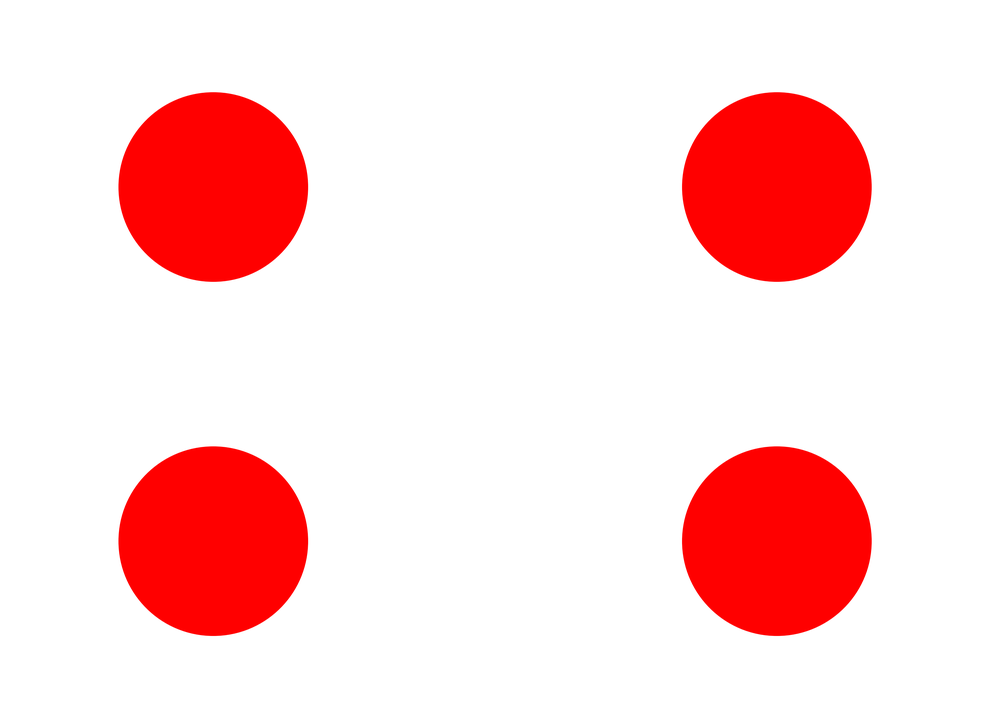
//> input picture marker.PNG, 999 x 706 px, shrunk from 3508 x 2480 before the run, given in place of static2.mov, which was not available
$ ./static_test_1   (built with g++ and OpenCV 4)
//> lines starting //> are read from the running program, lines starting //| are printed output that depends on the picture; after the words box and inside, x2 and y2 are one past the last pixel; in counts of white or black regions, pixels touching at a corner belong together; pictures that were not available may be replaced by others from this repository, and a replacement may not be noted
#include <iostream>
#include <algorithm>
#include <opencv2/opencv.hpp>
#include <cmath>

using namespace std;
using namespace cv;

Rect *ROI = new Rect [4];
void proc(Mat &binary, Rect &rect1, Rect &rect2, Rect &rect3, Rect &rect4);

int main() {
    Point center_pre(0, 0), center_cur;
    double realDist = 0;
    double totalDist = 0;
    Mat centerVectTarget_pre = (Mat_<double>(3, 1) << 0, 0, 1);
    Point *circle_pre = new Point [4];
    Point *circle_cur = new Point[4];
    for (int i = 0; i <= 3; i++)
        circle_pre[i].x = circle_pre[i].y = 0;
    Mat srcFrame, dstFrame, mask, mask1, mask2;
    // Mat kernel_open = getStructuringElement(MORPH_RECT, Size(3, 3), Point(-1, -1));
    // Mat kernel_dilate = getStructuringElement(MORPH_RECT, Size(5, 5), Point(-1, -1));
    VideoCapture cap("/Users/chenxuan/Downloads/OpenCV_Proj/static2.mov");
    if (!cap.isOpened()) {
        cout << "Capture failed!" << endl;
    }
    // cap.set(CAP_PROP_FRAME_WIDTH, 640);
    // cap.set(CAP_PROP_FRAME_HEIGHT, 480);
    int count = 0;
    Mat homoMat, invertMat;
    while (cap.read(srcFrame)) {
//> srcFrame is the input picture: 706 rows x 999 cols, CV_8UC3; mean B, G, R 214.2, 214.2, 255
        count++;
        blur(srcFrame, dstFrame, Size(3, 3));
        cvtColor(dstFrame, dstFrame, COLOR_BGR2HSV);
//> dstFrame: 706 rows x 999 cols, CV_8UC3; mean H, S, V 0, 40.8, 255
        inRange(dstFrame, Scalar(0, 127, 0), Scalar(10, 255, 255), mask1);
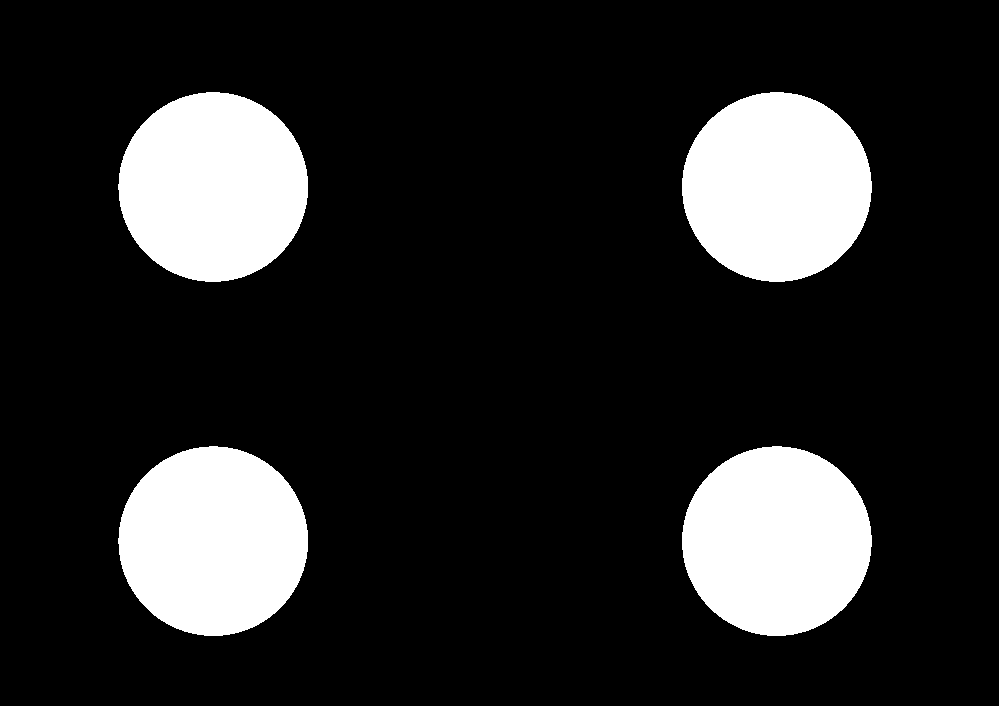
//> mask1: 706 rows x 999 cols, CV_8UC1; 16% white; 4 white regions
        inRange(dstFrame, Scalar(156, 43, 46), Scalar(180, 255, 255), mask2);
//> mask2: 706 rows x 999 cols, CV_8UC1; every value is 0
        mask = mask1 + mask2;
        // imshow("Mask", mask);
        proc(mask, ROI[0], ROI[1], ROI[2], ROI[3]);
//> in proc, `findContours(binary, contours, hierarchy, RETR_EXTERNAL, CHAIN_APPROX_..`: contours = 4 contours; box (x1, y1, x2, y2) and area: (682, 446, 872, 636) 27988, (682, 92, 872, 282) 27985, (118, 92, 308, 282) 27984, (118, 446, 308, 636) 27978
//> the loop in proc, `for (size_t t = 0; t < contours.size(); t++)` made 4 passes
//> the loop in proc, `for (size_t t = 0; t < contours.size(); t++)` made 4 passes
//> rect1 on pass 1: Rect(682, 446, 190, 190)
//> rect4 on pass 2: Rect(118, 446, 190, 190)
        Rect *ROI_whole = new Rect[4];
        Rect *ROI_temp = new Rect[4];
        int *ROI_x = new int[4];
        int *ROI_y = new int[4];
        int *ROI_x_temp = new int[4];
        int *ROI_y_temp = new int[4];
        for (int i = 0; i <= 3; i++) {
            ROI_x[i] = ROI[i].x;
            ROI_y[i] = ROI[i].y;
            ROI_x_temp[i] = ROI[i].x;
            ROI_whole[i] = ROI[i];
        }
        sort(ROI_x, ROI_x + 4);
        for (int i = 0; i <= 3; i++)
            for (int j = 0; j <= 3; j++)
                if (ROI_x_temp[j] == ROI_x[i]) {
                    ROI_y_temp[i] = ROI_y[j];
                    ROI_temp[i] = ROI_whole[j];
                }
        for (int i = 0; i <= 3; i++) {
            ROI_y[i] = ROI_y_temp[i];
            ROI_whole[i] = ROI_temp[i];
        }
        if (ROI_y[0] <= ROI_y[1]) {
            ROI[0] = ROI_whole[0];
            ROI[2] = ROI_whole[1];
        }
        else {
            ROI[0] = ROI_whole[1];
            ROI[2] = ROI_whole[0];
        }
        if (ROI_y[2] <= ROI_y[3]) {
            ROI[1] = ROI_whole[2];
            ROI[3] = ROI_whole[3];
        }
        else {
            ROI[1] = ROI_whole[3];
            ROI[3] = ROI_whole[2];
        }
        center_cur.x = (ROI[0].x + ROI[0].width / 2 + ROI[1].x + ROI[1].width / 2 + ROI[2].x + ROI[2].width / 2 + ROI[3].x + ROI[3].width / 2) / 4;
//> center_cur = Point(495, 0)
        center_cur.y = (ROI[0].y + ROI[0].height / 2 + ROI[1].y + ROI[1].height / 2 + ROI[2].y + ROI[2].height / 2 + ROI[3].y + ROI[3].height / 2) / 4;
//> center_cur = Point(495, 364)
        if (center_pre.x != 0 && center_pre.y != 0) {
            line(srcFrame, center_pre, center_cur, Scalar(0, 255, 0), 3, 8);
            circle(srcFrame, center_cur, 1, Scalar(255, 0, 0), -1);
        }
        vector<Point2f> imgplane(4);
        for (int i = 0; i <= 3; i++) {
            Point pt;
            imgplane[i].x = pt.x = ROI[i].x + ROI[i].width / 2;
            imgplane[i].y = pt.y = ROI[i].y + ROI[i].height / 2;
            if (i == 0)
                cv::putText(srcFrame, "1", Point(pt.x, pt.y), FONT_HERSHEY_SIMPLEX, 1.0, Scalar(0, 255, 0), 3);
            else if (i == 1)
                cv::putText(srcFrame, "2", Point(pt.x, pt.y), FONT_HERSHEY_SIMPLEX, 1.0, Scalar(0, 255, 0), 3);
            else if (i == 2)
                cv::putText(srcFrame, "3", Point(pt.x, pt.y), FONT_HERSHEY_SIMPLEX, 1.0, Scalar(0, 255, 0), 3);
            else if (i == 3)
                cv::putText(srcFrame, "4", Point(pt.x, pt.y), FONT_HERSHEY_SIMPLEX, 1.0, Scalar(0, 255, 0), 3);
            circle_cur[i].x = pt.x;
            circle_cur[i].y = pt.y;
            if (circle_pre[i].x != 0 && circle_pre[i].y != 0)
                line(srcFrame, circle_pre[i], circle_cur[i], Scalar(0, 255, 0), 3, 8);
            circle_pre[i].x = circle_cur[i].x;
            circle_pre[i].y = circle_cur[i].y;
            rectangle(srcFrame, ROI[i], Scalar(0, 255, 0), 3, 8, 0);
            circle(srcFrame, pt, 1, Scalar(0, 255, 0), -1);
        }
//> this loop made 4 passes
//> pass 2, `cv::putText(srcFrame, "2", Point(pt.x, pt.y), FONT_HERSHEY_SIMPLEX, 1...`:
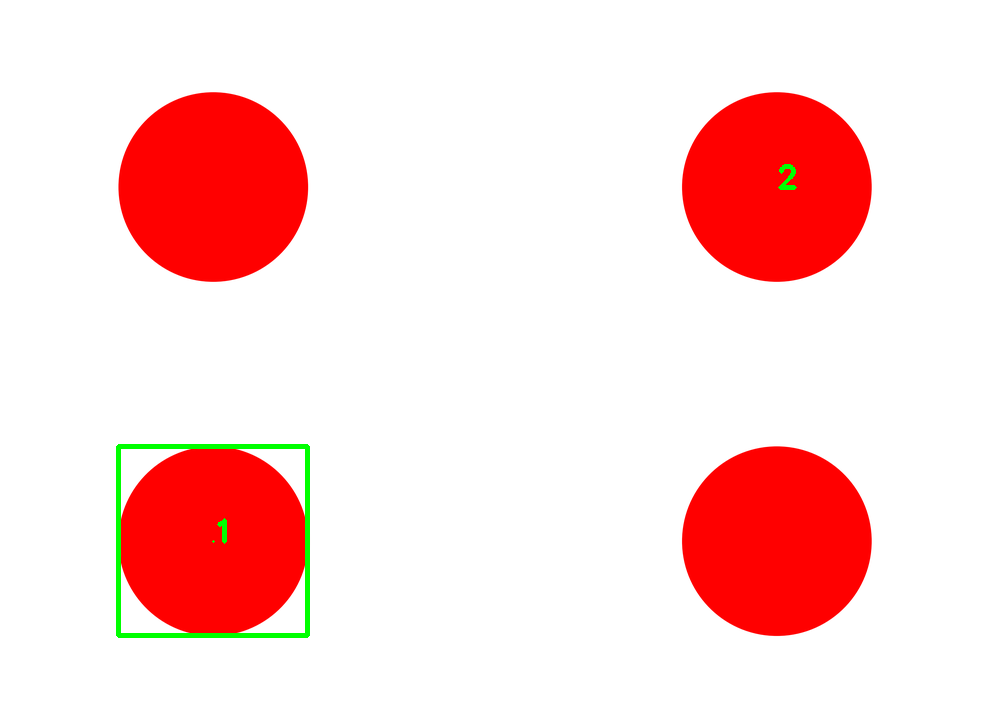
//> srcFrame: 706 rows x 999 cols, CV_8UC3; mean B, G, R 212.9, 214.4, 253.5
//> pass 3, `cv::putText(srcFrame, "3", Point(pt.x, pt.y), FONT_HERSHEY_SIMPLEX, 1...`:
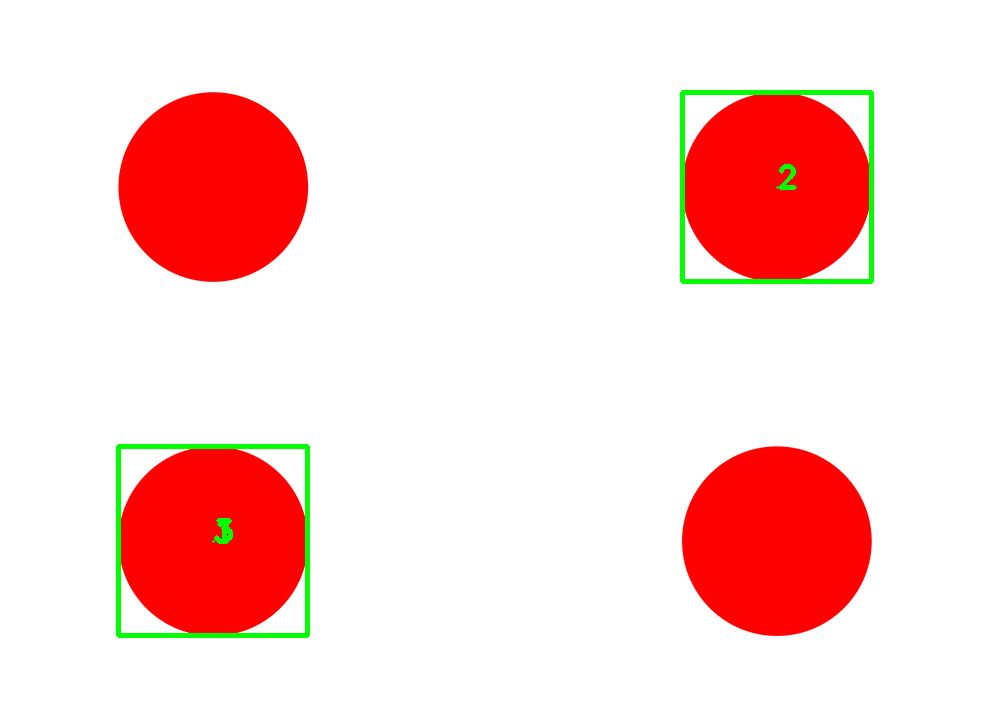
//> srcFrame: 706 rows x 999 cols, CV_8UC3; 0.56% of pixels changed, all inside (x1, y1, x2, y2) = (214, 90, 874, 544)
//> after the loop: srcFrame: 706 rows x 999 cols, CV_8UC3; 131 pixels changed, all inside (x1, y1, x2, y2) = (778, 169, 798, 185)
        vector<Point2f> realplane{Point2f(6.6, 5.9), Point2f(18.3, 5.9), Point2f(6.6, 13.2), Point2f(18.3, 13.2)};
        // Mat homoMat;    // Homo Matrix
        if (count == 1) {
            homoMat = findHomography(realplane, imgplane, RANSAC, 5.0);     // RANSAC
//> homoMat = [[48.21, 0, -105.2], [-30.26, 0, 740.7], [0, 0, 1]]
            invertMat = homoMat.inv();
//> invertMat = [[0, 0, 0], [0, 0, 0], [0, 0, 0]]
            cout << homoMat << endl << endl;
//| [48.20513095558947, 0, -105.153859709691;
//|  -30.25641198276362, 0, 740.6923162007638;
//|  0, 0, 1]
        }
        // homoMat = findHomography(realplane, imgplane);   // Normal
        // Mat invertMat = homoMat.inv();
        Mat centerVect = (Mat_<double>(3, 1) << center_cur.x, center_cur.y, 1);
//> centerVect = [495, 364, 1]
        Mat centerVectTarget_cur =  invertMat * centerVect;
//> centerVectTarget_cur = [0, 0, 0]
        if (centerVectTarget_pre.at<double>(0, 0) != 0 && centerVectTarget_pre.at<double>(1, 0) != 0) {
            realDist = pow(centerVectTarget_cur.at<double>(0, 0) - centerVectTarget_pre.at<double>(0, 0), 2);
            realDist += pow(centerVectTarget_cur.at<double>(1, 0) - centerVectTarget_pre.at<double>(1, 0), 2);
            realDist = sqrt(realDist);
            // Static Exp.
            totalDist += realDist;
            // Static Exp.
            // cout << "Real-world Distance: " << realDist << " cm" << endl;
        }
        centerVectTarget_cur.copyTo(centerVectTarget_pre);
//> centerVectTarget_pre = [0, 0, 0]
        center_pre.x = center_cur.x;
//> center_pre = Point(495, 0)
        center_pre.y = center_cur.y;
//> center_pre = Point(495, 364)
        imshow("Output", srcFrame);
        int keycode = waitKey(30) & 0xff;
//> the Esc key is pressed
        if (keycode == 27) break;
    }
    cout << "移动距离为" << totalDist << "厘米" << endl;
    cap.release();
    cv::destroyAllWindows();
    return 0;
}

void proc(Mat &binary, Rect &rect1, Rect &rect2, Rect &rect3, Rect &rect4) {
    vector<vector<Point>> contours;
    vector<Vec4i> hierarchy;
    findContours(binary, contours, hierarchy, RETR_EXTERNAL, CHAIN_APPROX_SIMPLE, Point(0, 0));
    if (contours.size() > 0) {
        double *area = new double[contours.size()];
        for (size_t t = 0; t < contours.size(); t++)
            area[t] = contourArea(contours[static_cast<int>(t)]);
        sort(area, area + contours.size());
        for (size_t t = 0; t < contours.size(); t++) {
            if (contourArea(contours[static_cast<int>(t)]) == area[contours.size() - 1])
                rect1 = boundingRect(contours[static_cast<int>(t)]);
            else if (contourArea(contours[static_cast<int>(t)]) == area[contours.size() - 2])
                rect2 = boundingRect(contours[static_cast<int>(t)]);
            else if (contourArea(contours[static_cast<int>(t)]) == area[contours.size() - 3])
                rect3 = boundingRect(contours[static_cast<int>(t)]);
            else if (contourArea(contours[static_cast<int>(t)]) == area[contours.size() - 4])
                rect4 = boundingRect(contours[static_cast<int>(t)]);
        }
    }
    else {
        rect1.x = rect1.y = rect1.width = rect1.height = 0;
        rect2.x = rect2.y = rect2.width = rect2.height = 0;
        rect3.x = rect3.y = rect3.width = rect3.height = 0;
        rect4.x = rect4.y = rect4.width = rect4.height = 0;
    }
}
